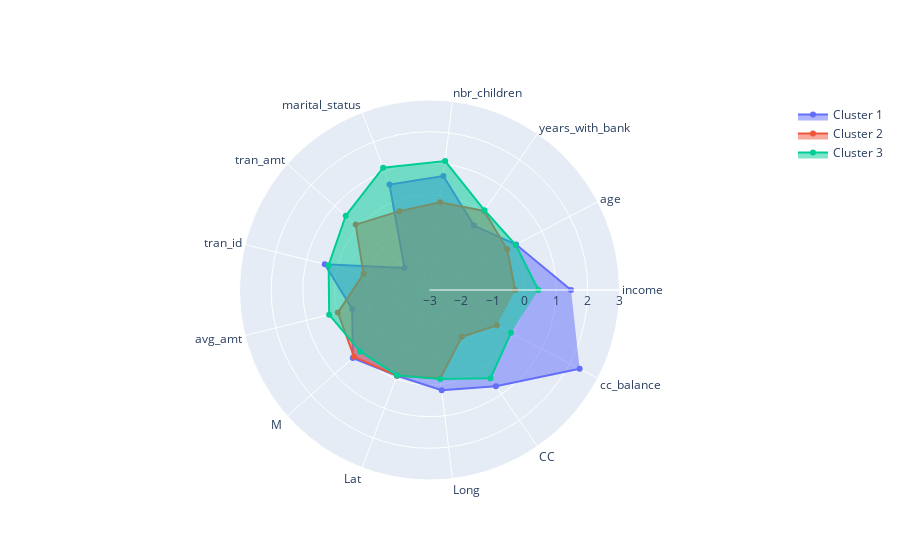

Notebook code cell kept with this figure:
### Code cell
import plotly.graph_objects as go

categories = df.columns[:-2]

fig = go.Figure()

fig.add_trace(go.Scatterpolar(
      r=df_1_mean,
      theta=categories,
      fill='toself',
      name='Cluster 1'
))

fig.add_trace(go.Scatterpolar(
      r=df_2_mean,
      theta=categories,
      fill='toself',
      name='Cluster 2'
))

fig.add_trace(go.Scatterpolar(
      r=df_3_mean,
      theta=categories,
      fill='toself',
      name='Cluster 3'
))


fig.update_layout(
  polar=dict(
    radialaxis=dict(
      visible=True,
      range=[-3, 3]
    )),
  showlegend=True
)

fig.show()

### Figure 1 — Plotly figure (JSON) as saved in the notebook; plotly's stock layout.template omitted (floating-point values rounded to 4 significant figures)
{"data": [{"fill": "toself", "name": "Cluster 1", "r": [1.469, 0.08867, -0.5264, 0.6248, 0.5636, -1.947, 0.4063, -0.4849, 0.2362, -0.1053, 0.1912, 0.6926, 2.355, -0.01189, 0.4221, 0], "theta": ["income", "age", "years_with_bank", "nbr_children", "marital_status", "tran_amt", "tran_id", "avg_amt", "M ", "Lat", "Long", "CC  ", "cc_balance"], "type": "scatterpolar"}, {"fill": "toself", "name": "Cluster 2", "r": [-0.2928, -0.231, 0.03455, -0.2126, -0.3367, 0.1147, -0.8549, -0.01834, 0.1829, -0.1076, -0.1897, -1.206, -0.5991, -0.3251, -0.1926, 1], "theta": ["income", "age", "years_with_bank", "nbr_children", "marital_status", "tran_amt", "tran_id", "avg_amt", "M ", "Lat", "Long", "CC  ", "cc_balance"], "type": "scatterpolar"}, {"fill": "toself", "name": "Cluster 3", "r": [0.4391, 0.07156, 0.05852, 1.102, 1.132, 0.5343, 0.28, 0.2631, -0.07369, -0.1136, -0.1658, 0.3878, -0.09361, 0.07859, 0.1549, 2], "theta": ["income", "age", "years_with_bank", "nbr_children", "marital_status", "tran_amt", "tran_id", "avg_amt", "M ", "Lat", "Long", "CC  ", "cc_balance"], "type": "scatterpolar"}], "layout": {"autosize": true, "polar": {"angularaxis": {"type": "category"}, "radialaxis": {"autorange": false, "range": [-3, 3], "type": "linear", "visible": true}}, "showlegend": true}}
